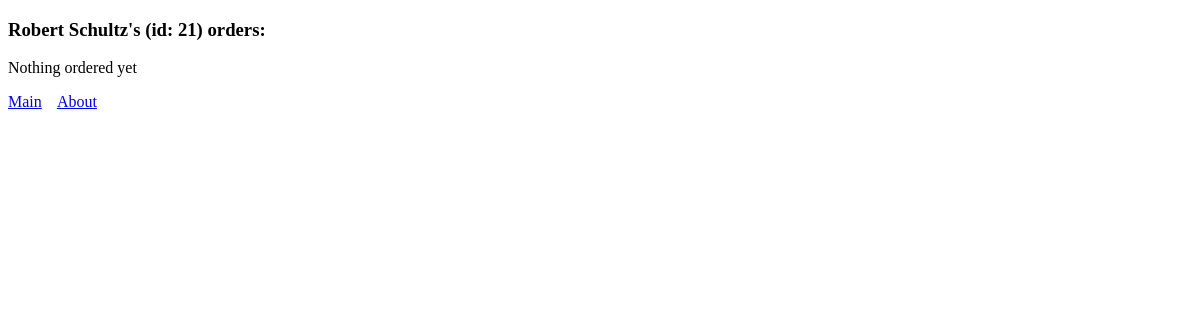
Page /orders/21/ on the earlier database version.
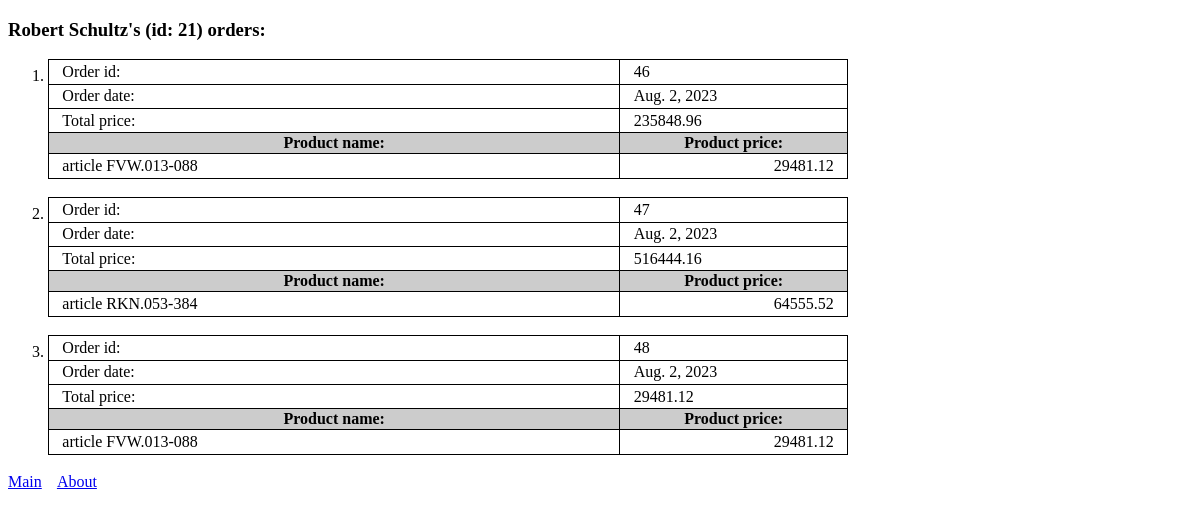
Same page on the later database version.
### homewrk_02/models.py (models this page shows, shortened)
class Order(models.Model):
    customer: Customer = models.ForeignKey(Customer, on_delete=models.CASCADE)
    product = models.ManyToManyField(Product)
    order_date = models.DateField(auto_now_add=True)
    total_price = models.DecimalField(max_digits=8, decimal_places=2)

class Product(models.Model):
    name = models.CharField(max_length=100)
    description = models.CharField(max_length=300)
    price = models.DecimalField(max_digits=8, decimal_places=2)
    amount = models.IntegerField()
    add_date = models.DateField(auto_now=True)

### homewrk_02/views.py (the view)
# urls.py: path('orders/<int:customer_id>/', views.order_list, name='orders_list'),
def order_list(request, customer_id):
    customer = get_object_or_404(Customer, pk=customer_id)
    orders = Order.objects.filter(customer=customer)
    context = {'customer': customer, }
    if orders:
        context['orders'] = []
        for order in orders:
            context['orders'].append(
                {
                    'order': order,
                    'products': [item for item in order.product.all()],
                }
            )
    return render(request, 'homewrk_02/hw02_orders.html', context=context)

### homewrk_02/templates/homewrk_02/hw02_orders.html (shortened to what this page needs)
{% extends 'homewrk_02/base.html' %}
{% block content %}
<div>
    <h3>{{ customer.name }}'s (id: {{ customer.pk }}) orders:</h3>
    {% if not orders %}
    <p>Nothing ordered yet</p>
    {% endif %}
    <ol>
        {% for order in orders %}
        <li>
            <table>
                <tr>
                    <td>Order id:</td>
                    <td class="price">{{ order.order.pk }}</td>
                </tr>
                <tr>
                    <td>Order date:</td>
                    <td class="price">{{ order.order.order_date }}</td>
                </tr>
                <tr>
                    <td>Total price:</td>
                    <td class="price">{{ order.order.total_price }}</td>
                </tr>
                <tr>
                    <th>Product name:</th>
                    <th class="price">Product price:</th>
                </tr>
                {% for product in order.products %}
                <tr>
                    <td>{{ product.name }}</td>
                    <td class="price r_align">{{ product.price }}</td>
                </tr>
                {% endfor %}
            </table>
        </li>
        {% endfor %}
    </ol>
</div>
<footer>
    <a href="{% url 'index' %}">Main</a>&nbsp;&nbsp;&nbsp;
    <a href="{% url 'about' %}">About</a>
</footer>
{% endblock %}

Differences in the rows shown:
added Order: order.pk "46", order.order_date "Aug. 2, 2023", order.total_price "235848.96"
now on this page (row unchanged): Product: name "article FVW.013-088", price "29481.12"
added Order: order.pk "47", order.order_date "Aug. 2, 2023", order.total_price "516444.16"
now on this page (row unchanged): Product: name "article RKN.053-384", price "64555.52", shown under "47"
added Order: order.pk "48", order.order_date "Aug. 2, 2023", order.total_price "29481.12"
Other differences:
text no longer shown: "Nothing ordered yet"
